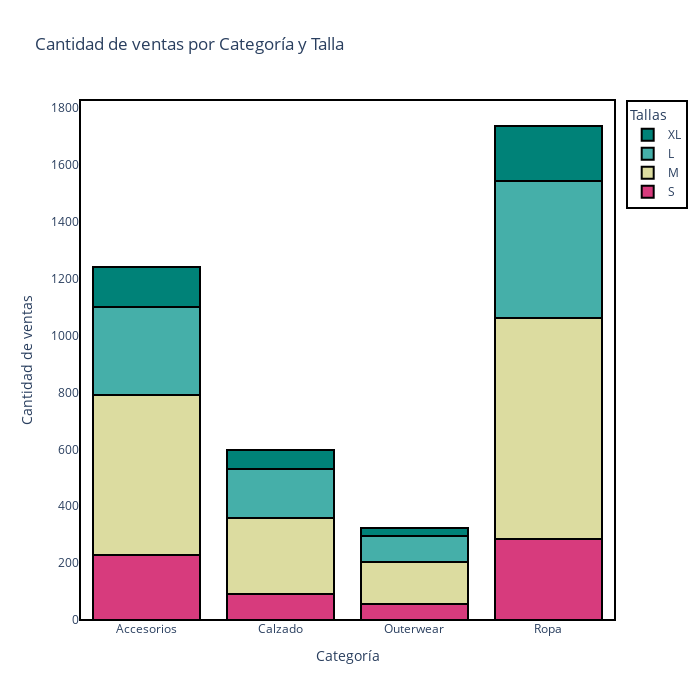

Here is the notebook cell this chart was saved with:
### Markdown cell above
<center>
<h1>Cantidad de ventas por categoria y talla</h1>
</center>%

### Code cell
a = tarea.pivot_table(index= "Category", columns="Size",values="Purchase Amount (USD)", aggfunc="count")

fig = go.Figure()
fig.add_trace(go.Bar(
    x=a.index,
    y=a["S"],
    name='S', 
    marker_color="rgb(215,59,125)"
))
fig.add_trace(go.Bar(
    x=a.index,
    y=a["M"],
    name='M',
    marker_color="rgb(220, 220, 160)"
))
fig.add_trace(go.Bar(
    x=a.index,
    y=a["L"],
    name='L',
    marker_color="rgb(69, 175, 169)"
))
fig.add_trace(go.Bar(
    x=a.index,
    y=a["XL"],
    name='XL',
    marker_color="rgb(0,130,120)"
))
fig.update_layout(
    title='Cantidad de ventas por Categoría y Talla',
    xaxis_title='Categoría',
    yaxis_title='Cantidad de ventas',
    barmode='stack', # Esto es lo que apila las barras
    plot_bgcolor="rgba(250,250,250,0)",
    shapes=[dict(type="rect", xref="paper", yref="paper",
                 x0=0, y0=0, x1=1, y1=1,
                 line=dict(color="black", width=2),
                 fillcolor="rgba(0,0,0,0)")],
    legend_title_text='Tallas' ,
    legend=dict(
        bordercolor="Black", 
        borderwidth=2,        
    ),
    width=700,
    height=700
    
)
fig.update_traces(marker=dict(line=dict(width=2,color = "black")))
fig.write_html("Tridimensional.html")
fig.show()

### Figure 1 — Plotly figure (JSON) as saved in the notebook; plotly's stock layout.template omitted (floating-point values rounded to 4 significant figures)
{"data": [{"marker": {"color": "rgb(215,59,125)", "line": {"color": "black", "width": 2}}, "name": "S", "type": "bar", "x": ["Accesorios", "Calzado", "Outerwear", "Ropa"], "y": [230, 93, 56, 284]}, {"marker": {"color": "rgb(220, 220, 160)", "line": {"color": "black", "width": 2}}, "name": "M", "type": "bar", "x": ["Accesorios", "Calzado", "Outerwear", "Ropa"], "y": [562, 267, 148, 778]}, {"marker": {"color": "rgb(69, 175, 169)", "line": {"color": "black", "width": 2}}, "name": "L", "type": "bar", "x": ["Accesorios", "Calzado", "Outerwear", "Ropa"], "y": [307, 172, 93, 481]}, {"marker": {"color": "rgb(0,130,120)", "line": {"color": "black", "width": 2}}, "name": "XL", "type": "bar", "x": ["Accesorios", "Calzado", "Outerwear", "Ropa"], "y": [141, 67, 27, 194]}], "layout": {"barmode": "stack", "height": 700, "legend": {"bordercolor": "Black", "borderwidth": 2, "title": {"text": "Tallas"}}, "plot_bgcolor": "rgba(250,250,250,0)", "shapes": [{"fillcolor": "rgba(0,0,0,0)", "line": {"color": "black", "width": 2}, "type": "rect", "x0": 0, "x1": 1, "xref": "paper", "y0": 0, "y1": 1, "yref": "paper"}], "title": {"text": "Cantidad de ventas por Categoría y Talla"}, "width": 700, "xaxis": {"title": {"text": "Categoría"}}, "yaxis": {"title": {"text": "Cantidad de ventas"}}}}
